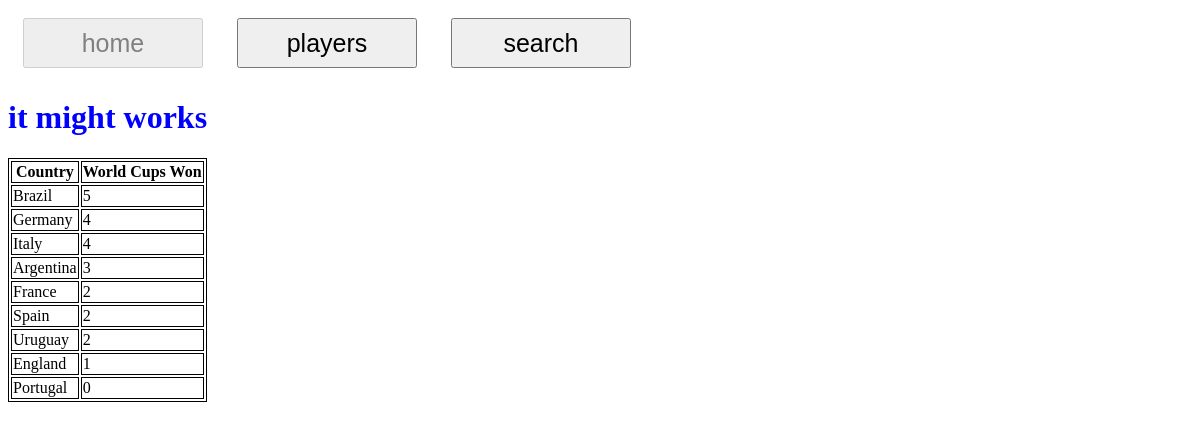
The page / on the database its author committed.
### tables this page shows
CREATE TABLE nations (nation_id INTEGER PRIMARY KEY AUTOINCREMENT, nation_name TEXT, world_cups_won INTEGER);

### app.py (the view)
@app.route("/", methods=["GET", "POST"])
def home():
    db = sqlite3.connect("football.db")
    cursor = db.cursor()
    sql = ("""SELECT nation_name, world_cups_won
           FROM nations
           ORDER BY world_cups_won desc
           """)
    cursor.execute(sql)
    results = cursor.fetchall()
    temp_list = []
    for item in results:
        temp_list.append(item)
    return render_template("home.html", send_test = temp_list)

### templates/home.html
<html>
<head>
    <link rel="stylesheet" href="static/style.css">
</head>
<body id="home">
<button class="home" disabled>home</button> <button class="player" onclick="location.replace('players.html')">players</button> <button class="search" onclick="location.replace('search.html')">search</button>
<h1>it might works</h1>
<table>
  <tr>
    <th>Country</th>
    <th>World Cups Won</th>
  </tr>
  {% for nation,wc_won in send_test %}
  <tr>
      <td>{{nation}}</td>
      <td>{{wc_won}}</td>
  </tr>
  {%endfor%}
</table>
</body>
</html>

### static/style.css (style rules this page uses)
h1 { color: blue; size: 50px; }
button { color: black; height: 50px; width: 180px; font-size: 25px; margin: 10px 15px; }
#home .home { color: gray; }
table, th, td { border:1px solid black; }

### rows shown on the page
nations: nation_name "Brazil", world_cups_won "5"
nations: nation_name "Germany", world_cups_won "4"
nations: nation_name "Italy", world_cups_won "4"
nations: nation_name "Argentina", world_cups_won "3"
nations: nation_name "France", world_cups_won "2"
nations: nation_name "Spain", world_cups_won "2"
nations: nation_name "Uruguay", world_cups_won "2"
nations: nation_name "England", world_cups_won "1"
nations: nation_name "Portugal", world_cups_won "0"
